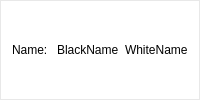
      <widget class="QFrame" name="frame_2">
       <property name="palette">
        <palette>
         <active>
          <colorrole role="WindowText">
           <brush brushstyle="SolidPattern">
            <color alpha="255">
             <red>0</red>
             <green>0</green>
             <blue>0</blue>
            </color>
           </brush>
          </colorrole>
          <colorrole role="Button">
           <brush brushstyle="SolidPattern">
            <color alpha="100">
             <red>255</red>
             <green>255</green>
             <blue>255</blue>
            </color>
           </brush>
          </colorrole>
          <colorrole role="Light">
           <brush brushstyle="SolidPattern">
            <color alpha="100">
             <red>255</red>
             <green>255</green>
             <blue>255</blue>
            </color>
           </brush>
          </colorrole>
          <colorrole role="Midlight">
           <brush brushstyle="SolidPattern">
            <color alpha="100">
             <red>255</red>
             <green>255</green>
             <blue>255</blue>
            </color>
           </brush>
          </colorrole>
          <colorrole role="Dark">
           <brush brushstyle="SolidPattern">
            <color alpha="100">
             <red>127</red>
             <green>127</green>
             <blue>127</blue>
            </color>
           </brush>
          </colorrole>
          <colorrole role="Mid">
           <brush brushstyle="SolidPattern">
            <color alpha="100">
             <red>170</red>
             <green>170</green>
             <blue>170</blue>
            </color>
           </brush>
          </colorrole>
          <colorrole role="Text">
           <brush brushstyle="SolidPattern">
            <color alpha="255">
             <red>0</red>
             <green>0</green>
             <blue>0</blue>
            </color>
           </brush>
          </colorrole>
          <colorrole role="BrightText">
           <brush brushstyle="SolidPattern">
            <color alpha="255">
             <red>255</red>
             <green>255</green>
             <blue>255</blue>
            </color>
           </brush>
          </colorrole>
          <colorrole role="ButtonText">
           <brush brushstyle="SolidPattern">
            <color alpha="255">
             <red>0</red>
             <green>0</green>
             <blue>0</blue>
            </color>
           </brush>
          </colorrole>
          <colorrole role="Base">
           <brush brushstyle="SolidPattern">
            <color alpha="255">
             <red>255</red>
             <green>255</green>
             <blue>255</blue>
            </color>
           </brush>
          </colorrole>
          <colorrole role="Window">
           <brush brushstyle="SolidPattern">
            <color alpha="100">
             <red>255</red>
             <green>255</green>
             <blue>255</blue>
            </color>
           </brush>
          </colorrole>
          <colorrole role="Shadow">
           <brush brushstyle="SolidPattern">
            <color alpha="255">
             <red>0</red>
             <green>0</green>
             <blue>0</blue>
            </color>
           </brush>
          </colorrole>
          <colorrole role="AlternateBase">
           <brush brushstyle="SolidPattern">
            <color alpha="177">
             <red>255</red>
             <green>255</green>
             <blue>255</blue>
            </color>
           </brush>
          </colorrole>
          <colorrole role="ToolTipBase">
           <brush brushstyle="SolidPattern">
            <color alpha="255">
             <red>255</red>
             <green>255</green>
             <blue>220</blue>
            </color>
           </brush>
          </colorrole>
          <colorrole role="ToolTipText">
           <brush brushstyle="SolidPattern">
            <color alpha="255">
             <red>0</red>
             <green>0</green>
             <blue>0</blue>
            </color>
           </brush>
          </colorrole>
          <colorrole role="PlaceholderText">
           <brush brushstyle="SolidPattern">
            <color alpha="128">
             <red>0</red>
             <green>0</green>
             <blue>0</blue>
            </color>
           </brush>
          </colorrole>
         </active>
         <inactive>
          <colorrole role="WindowText">
           <brush brushstyle="SolidPattern">
            <color alpha="255">
             <red>0</red>
             <green>0</green>
             <blue>0</blue>
            </color>
           </brush>
          </colorrole>
          <colorrole role="Button">
           <brush brushstyle="SolidPattern">
            <color alpha="100">
             <red>255</red>
             <green>255</green>
             <blue>255</blue>
            </color>
           </brush>
          </colorrole>
          <colorrole role="Light">
           <brush brushstyle="SolidPattern">
            <color alpha="100">
             <red>255</red>
             <green>255</green>
             <blue>255</blue>
            </color>
           </brush>
          </colorrole>
          <colorrole role="Midlight">
           <brush brushstyle="SolidPattern">
            <color alpha="100">
             <red>255</red>
             <green>255</green>
             <blue>255</blue>
            </color>
           </brush>
          </colorrole>
          <colorrole role="Dark">
           <brush brushstyle="SolidPattern">
            <color alpha="100">
             <red>127</red>
             <green>127</green>
             <blue>127</blue>
            </color>
           </brush>
          </colorrole>
          <colorrole role="Mid">
           <brush brushstyle="SolidPattern">
            <color alpha="100">
             <red>170</red>
             <green>170</green>
             <blue>170</blue>
            </color>
           </brush>
          </colorrole>
          <colorrole role="Text">
           <brush brushstyle="SolidPattern">
            <color alpha="255">
             <red>0</red>
             <green>0</green>
             <blue>0</blue>
            </color>
           </brush>
          </colorrole>
          <colorrole role="BrightText">
           <brush brushstyle="SolidPattern">
            <color alpha="255">
             <red>255</red>
             <green>255</green>
             <blue>255</blue>
            </color>
           </brush>
          </colorrole>
          <colorrole role="ButtonText">
           <brush brushstyle="SolidPattern">
            <color alpha="255">
             <red>0</red>
             <green>0</green>
             <blue>0</blue>
            </color>
           </brush>
          </colorrole>
          <colorrole role="Base">
           <brush brushstyle="SolidPattern">
            <color alpha="255">
             <red>255</red>
             <green>255</green>
             <blue>255</blue>
            </color>
           </brush>
          </colorrole>
          <colorrole role="Window">
           <brush brushstyle="SolidPattern">
            <color alpha="100">
             <red>255</red>
             <green>255</green>
             <blue>255</blue>
            </color>
           </brush>
          </colorrole>
          <colorrole role="Shadow">
           <brush brushstyle="SolidPattern">
            <color alpha="255">
             <red>0</red>
             <green>0</green>
             <blue>0</blue>
            </color>
           </brush>
          </colorrole>
          <colorrole role="AlternateBase">
           <brush brushstyle="SolidPattern">
            <color alpha="177">
             <red>255</red>
             <green>255</green>
             <blue>255</blue>
            </color>
           </brush>
          </colorrole>
          <colorrole role="ToolTipBase">
           <brush brushstyle="SolidPattern">
            <color alpha="255">
             <red>255</red>
             <green>255</green>
             <blue>220</blue>
            </color>
           </brush>
          </colorrole>
          <colorrole role="ToolTipText">
           <brush brushstyle="SolidPattern">
            <color alpha="255">
             <red>0</red>
             <green>0</green>
             <blue>0</blue>
            </color>
           </brush>
          </colorrole>
          <colorrole role="PlaceholderText">
           <brush brushstyle="SolidPattern">
            <color alpha="128">
             <red>0</red>
             <green>0</green>
             <blue>0</blue>
            </color>
           </brush>
          </colorrole>
         </inactive>
         <disabled>
          <colorrole role="WindowText">
           <brush brushstyle="SolidPattern">
            <color alpha="100">
             <red>127</red>
             <green>127</green>
             <blue>127</blue>
            </color>
           </brush>
          </colorrole>
          <colorrole role="Button">
           <brush brushstyle="SolidPattern">
            <color alpha="100">
             <red>255</red>
             <green>255</green>
             <blue>255</blue>
            </color>
           </brush>
          </colorrole>
          <colorrole role="Light">
           <brush brushstyle="SolidPattern">
            <color alpha="100">
             <red>255</red>
             <green>255</green>
             <blue>255</blue>
            </color>
           </brush>
          </colorrole>
          <colorrole role="Midlight">
           <brush brushstyle="SolidPattern">
            <color alpha="100">
             <red>255</red>
             <green>255</green>
             <blue>255</blue>
            </color>
           </brush>
          </colorrole>
          <colorrole role="Dark">
           <brush brushstyle="SolidPattern">
            <color alpha="100">
             <red>127</red>
             <green>127</green>
             <blue>127</blue>
            </color>
           </brush>
          </colorrole>
          <colorrole role="Mid">
           <brush brushstyle="SolidPattern">
            <color alpha="100">
             <red>170</red>
             <green>170</green>
             <blue>170</blue>
            </color>
           </brush>
          </colorrole>
          <colorrole role="Text">
           <brush brushstyle="SolidPattern">
            <color alpha="100">
             <red>127</red>
             <green>127</green>
             <blue>127</blue>
            </color>
           </brush>
          </colorrole>
          <colorrole role="BrightText">
           <brush brushstyle="SolidPattern">
            <color alpha="255">
             <red>255</red>
             <green>255</green>
             <blue>255</blue>
            </color>
           </brush>
          </colorrole>
          <colorrole role="ButtonText">
           <brush brushstyle="SolidPattern">
            <color alpha="100">
             <red>127</red>
             <green>127</green>
             <blue>127</blue>
            </color>
           </brush>
          </colorrole>
          <colorrole role="Base">
           <brush brushstyle="SolidPattern">
            <color alpha="100">
             <red>255</red>
             <green>255</green>
             <blue>255</blue>
            </color>
           </brush>
          </colorrole>
          <colorrole role="Window">
           <brush brushstyle="SolidPattern">
            <color alpha="100">
             <red>255</red>
             <green>255</green>
             <blue>255</blue>
            </color>
           </brush>
          </colorrole>
          <colorrole role="Shadow">
           <brush brushstyle="SolidPattern">
            <color alpha="255">
             <red>0</red>
             <green>0</green>
             <blue>0</blue>
            </color>
           </brush>
          </colorrole>
          <colorrole role="AlternateBase">
           <brush brushstyle="SolidPattern">
            <color alpha="100">
             <red>255</red>
             <green>255</green>
             <blue>255</blue>
            </color>
           </brush>
          </colorrole>
          <colorrole role="ToolTipBase">
           <brush brushstyle="SolidPattern">
            <color alpha="255">
             <red>255</red>
             <green>255</green>
             <blue>220</blue>
            </color>
           </brush>
          </colorrole>
          <colorrole role="ToolTipText">
           <brush brushstyle="SolidPattern">
            <color alpha="255">
             <red>0</red>
             <green>0</green>
             <blue>0</blue>
            </color>
           </brush>
          </colorrole>
          <colorrole role="PlaceholderText">
           <brush brushstyle="SolidPattern">
            <color alpha="128">
             <red>0</red>
             <green>0</green>
             <blue>0</blue>
            </color>
           </brush>
          </colorrole>
         </disabled>
        </palette>
       </property>
       <property name="autoFillBackground">
        <bool>true</bool>
       </property>
       <property name="frameShape">
        <enum>QFrame::StyledPanel</enum>
       </property>
       <property name="frameShadow">
        <enum>QFrame::Raised</enum>
       </property>
       <layout class="QHBoxLayout" name="horizontalLayout_4">
        <property name="topMargin">
         <number>0</number>
        </property>
        <property name="bottomMargin">
         <number>0</number>
        </property>
        <item>
         <widget class="QLabel" name="name_label">
          <property name="autoFillBackground">
           <bool>false</bool>
          </property>
          <property name="styleSheet">
           <string notr="true"/>
          </property>
          <property name="text">
           <string>Name:</string>
          </property>
         </widget>
        </item>
        <item>
         <widget class="QLabel" name="black_name">
          <property name="autoFillBackground">
           <bool>false</bool>
          </property>
          <property name="text">
           <string>BlackName</string>
          </property>
         </widget>
        </item>
        <item>
         <widget class="QLabel" name="white_name">
          <property name="autoFillBackground">
           <bool>false</bool>
          </property>
          <property name="styleSheet">
           <string notr="true">QLabel
{
	rgb(255, 255, 255);
	font: 9pt &quot;Arvo&quot;;
}
</string>
          </property>
          <property name="text">
           <string>WhiteName</string>
          </property>
         </widget>
        </item>
       </layout>
      </widget>
